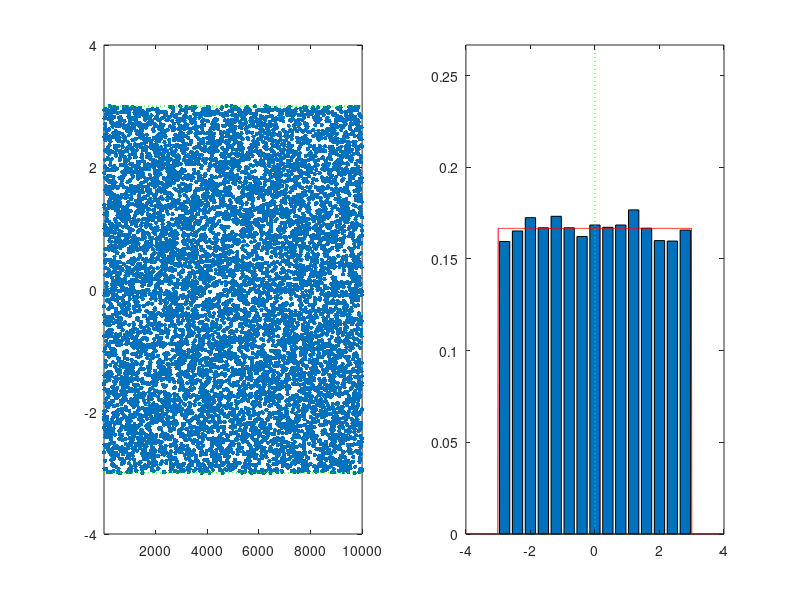

The MATLAB source for this figure:
close all ;
 
N=10000;
 a=-3 ; 
b=+3 ; 
rba = 1/(b-a) ;
m=(a+b)/2 ;
x= a + (b-a) * rand (1,N);

subplot(121),
plot(x,'.','MarkerSize',10);
axis([1,N,a-1,b+1]); 
hold on ,
plot ([1,N] , [a a], 'g:') 
plot ([1,N] , [b b], 'g:') 
hold off, 

subplot(122),
Nb=15;
[F,C] = hist(x,Nb);
P=F/N*Nb*rba; %on choix pour que le max de l'axe y soit 1/b-a non a N  %on doit multiplie par nb de barette et diviser sur b-a    
bar(C,P) %on utiliser directement hist(x) mais l avantage de barette et qu'il choix des bar inf a 1 par default
axis([a-1,b+1,0,rba+.1]); 
hold on , 
n=a-1:.01: b+1;
px = ( (n-a>=0) - (n-b>=0 ) ) / (b-a) ; 
plot (n,px,'r') 
plot ( [m,m] , [0 rba+.2] , 'g:') 




